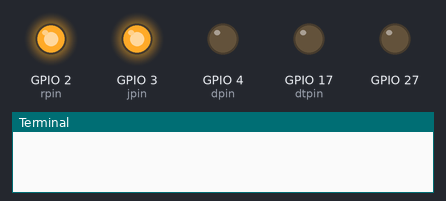
This program was run on a simulated Raspberry Pi (BCM pin numbers). Parts: output pins drawn as LEDs (lit = HIGH), the last lines printed to the terminal.

Above: at 0.11 s.
At 2.0 s:
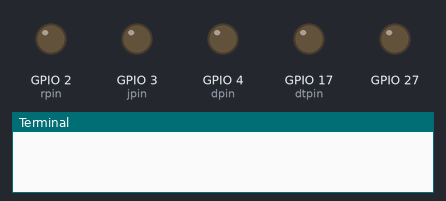
At 2.48 s:
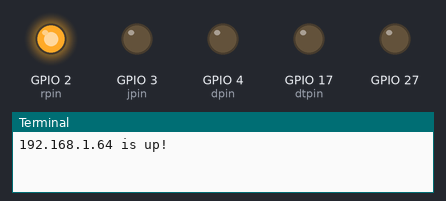
At 3.11 s:
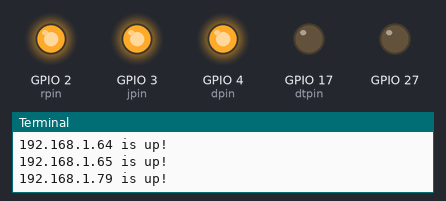
At 20.01 s:
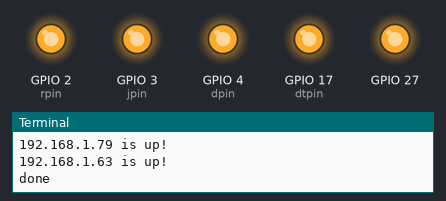
At 38.3 s:
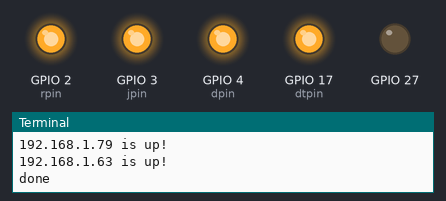
Timing chart, 0 to 40.0 s (numbered marks = the images above):
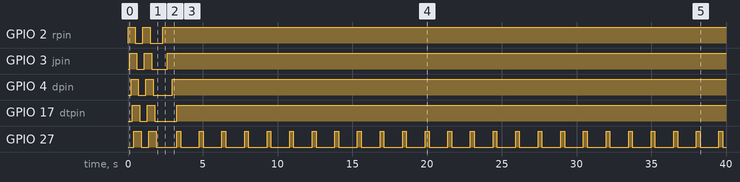

Measured:
- by itself, GPIO 2 (rpin): HIGH → LOW at 0.50 s, → HIGH 0.50 s later, → LOW 0.50 s later, → HIGH 0.82 s later
- by itself, GPIO 3 (jpin): HIGH → LOW at 0.60 s, → HIGH 0.50 s later, → LOW 0.50 s later, → HIGH 1.0 s later
- by itself, GPIO 4 (dpin): HIGH → LOW at 0.70 s, → HIGH 0.50 s later, → LOW 0.50 s later, → HIGH 1.2 s later
- by itself, GPIO 17 (dtpin): HIGH → LOW at 0.80 s, → HIGH 0.50 s later, → LOW 0.50 s later, → HIGH 1.5 s later
- by itself, GPIO 27: goes LOW 0.50 s, HIGH 0.50 s, 25 × (LOW 1.4 s, HIGH 0.25 s), then LOW

The program:

macpingtest.py
```python
import subprocess
import os
import time
import RPi.GPIO as GPIO
GPIO.setmode(GPIO.BCM)

#from scapy.all import srp, Ether, ARP
hostname = "google.com" #example
jmac = "00:9D:6B:01:50:11"
dmac = "00:9D:6B:22:6A:BD"
zmac = "00:00:00:00:00:00"
jeip = "192.168.1.65"
dtip = "192.168.1.63"
rrip = "192.168.1.64"
dpip = "192.168.1.79"
rpin = 2
jpin = 3
dpin = 4
dtpin = 17

GPIO.setup(2, GPIO.OUT)
GPIO.setup(3, GPIO.OUT)
GPIO.setup(4, GPIO.OUT)
GPIO.setup(17, GPIO.OUT)
GPIO.setup(27, GPIO.OUT)

GPIO.output(2, GPIO.HIGH)
time.sleep(.1)
GPIO.output(3, GPIO.HIGH)
time.sleep(.1)
GPIO.output(4, GPIO.HIGH)
time.sleep(.1)
GPIO.output(17, GPIO.HIGH)
time.sleep(.1)
GPIO.output(27, GPIO.HIGH)
time.sleep(.1)
GPIO.output(2, GPIO.LOW)
time.sleep(.1)
GPIO.output(3, GPIO.LOW)
time.sleep(.1)
GPIO.output(4, GPIO.LOW)
time.sleep(.1)
GPIO.output(17, GPIO.LOW)
time.sleep(.1)
GPIO.output(27, GPIO.LOW)
time.sleep(.1)

GPIO.output(2, GPIO.HIGH)
time.sleep(.1)
GPIO.output(3, GPIO.HIGH)
time.sleep(.1)
GPIO.output(4, GPIO.HIGH)
time.sleep(.1)
GPIO.output(17, GPIO.HIGH)
time.sleep(.1)
GPIO.output(27, GPIO.HIGH)
time.sleep(.1)
GPIO.output(2, GPIO.LOW)
time.sleep(.1)
GPIO.output(3, GPIO.LOW)
time.sleep(.1)
GPIO.output(4, GPIO.LOW)
time.sleep(.1)
GPIO.output(17, GPIO.LOW)
time.sleep(.1)
GPIO.output(27, GPIO.LOW)
time.sleep(.1)

def mac_to_ip(mac):
    cmd = 'arp -a | findstr ' + mac + ' '
    returned_output = subprocess.check_output((cmd), shell=True, stderr=subprocess.STDOUT)
    print(returned_output)
    parse = str(returned_output).split(' ', 1)
    ip = parse[1].split(' ')
    print(ip[1])

def online(hostname):
    response = os.system("ping -c 3 " + hostname)
    #and then check the response...
    if response == 0:
        print hostname, 'is up!'
        return True
    else:
        print hostname, 'is down!'
        return False

def main():
    while (True):
        if (online(rrip)):                      #Ryan
            GPIO.output(rpin, GPIO.HIGH)
        else:
            GPIO.output(rpin, GPIO.LOW)
        if (online(jeip)):                      #John
            GPIO.output(jpin, GPIO.HIGH)
        else:
            GPIO.output(jpin, GPIO.LOW)
        if (online(dpip)):                      #David
            GPIO.output(dpin, GPIO.HIGH)
        else:
            GPIO.output(dpin, GPIO.LOW)
        if (online(dtip)):                      #Dustin
            GPIO.output(dtpin, GPIO.HIGH)
        else:
            GPIO.output(dtpin, GPIO.LOW)
        print("done")
        GPIO.output(27, GPIO.HIGH)
        time.sleep(.25)
        GPIO.output(27, GPIO.LOW)

main()
```
